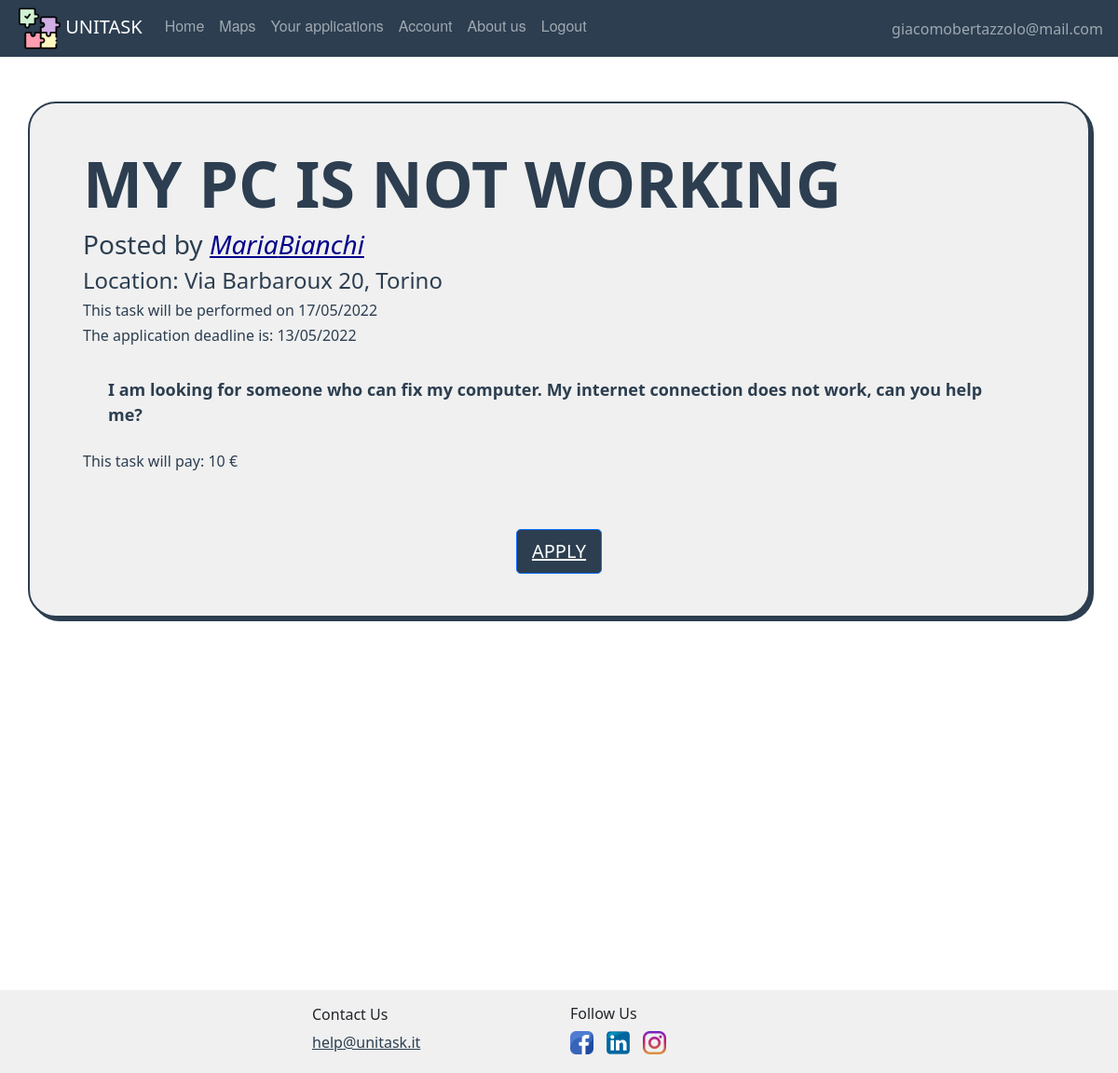
The page /task/2 (signed in) on the database its author committed.
### website/models.py (models this page shows, shortened)
class User(db.Model, UserMixin):
    id = db.Column(db.Integer, primary_key=True)
    email = db.Column(db.String(150), unique=True)
    password = db.Column(db.String(150))
    first_name = db.Column(db.String(150))
    surname = db.Column(db.String(150))
    description = db.Column(db.String(200))
    type = db.Column(db.String(20))
    reviewsposted = db.relationship('Review', foreign_keys='Review.id_reviewer',
                                    backref='author')
    reviewsreceived = db.relationship('Review', foreign_keys='Review.id_reviewed',
                                      backref='received')
    __mapper_args__ = {
        'polymorphic_on': type,
        'polymorphic_identity': 'user',
    }

class Offer(db.Model, UserMixin):
    id = db.Column(db.Integer, primary_key=True)
    title = db.Column(db.String(150))
    description = db.Column(db.String(150))
    address = db.Column(db.String(150))
    placeId = db.Column(db.String(150))
    amount = db.Column(db.Integer)
    lat = db.Column(db.Float)
    lng = db.Column(db.Float)
    date = db.Column(db.DateTime(timezone=True), default=func.now())
    dateexpire = db.Column(db.DateTime(timezone=True))
    isAss = db.Column(db.Boolean, default=False)
    date_task = db.Column(db.DateTime(timezone=True))
    id_adult = db.Column(db.Integer, db.ForeignKey('adult.id'))
    scelta = db.Column(db.Integer, db.ForeignKey('student.id'))
    isPerf = db.Column(db.Boolean, default=False)
    rece = db.relationship('Review', backref='recensione')
    isClosed = db.Column(db.Boolean, default=False)

### website/user/routes.py (the view)
@users.route('/task/<task_id>', methods=['GET', 'POST'])
@login_required
def task(task_id):
    if current_user.type == 'student':
        t = Offer.query.filter(Offer.id == task_id).first()
        btn = True
        if current_user in t.applicants:
            btn = False
        return render_template("Student/task.html", user=current_user, taskscelta=t, btn=btn)
    else:
        t = Offer.query.filter(Offer.id == task_id).first()
        return render_template("adult/chooseStud.html", user=current_user, taskscelta=t)

### website/templates/student/task.html (shortened to what this page needs)
{% extends "base.html" %}
{% block content %}
    <div class="container task-container" style="margin-bottom: 50vh">
        <div class="row task-row">
            <div class="col-12">
                <h1 align="left" class="task-title">{{ taskscelta.title }}</h1>
                <h3>Posted by <span class="task-owner"><a style="color:darkblue"
                                                          href="{{ url_for('users.showreviews', user_id=taskscelta.id_adult, task_id='0') }}">{{ taskscelta.poster.first_name }}{{ taskscelta.poster.surname }}</a></span>
                </h3>
                <h4>Location: {{ taskscelta.address }}, Torino</h4>
                <h6>This task will be performed on {{ taskscelta.date_task.strftime("%d/%m/%Y") }}</h6>
                <h6>The application deadline is: {{ taskscelta.dateexpire.strftime("%d/%m/%Y") }}</h6>
                <div class="task-description">
                    {{ taskscelta.description }}
                </div>
                <h6>This task will pay: {{ taskscelta.amount }} €</h6>
                {% if btn ==True %}
                    <br/>
                    <br/>
                    <div align="center">
                        <button type="button" style="background: #2c3e50" class="btn btn-primary btn-lg"><a
                                style="color: white"
                                href={{ url_for('students.sendapplication', task_id=taskscelta.id) }}>APPLY</a>
                        </button>
                    </div>
                {% endif %}
            </div>
        </div>
    </div>
{% endblock %}

### website/templates/base.html (shortened to what this page needs)
<!DOCTYPE html>
<html lang="">
<head>
    <link href="/static/css/style.css" rel="stylesheet">
    <link href="https://cdn.jsdelivr.net/npm/bootstrap@5.0.2/dist/css/bootstrap.min.css" rel="stylesheet"
>
    <link href="https://netdna.bootstrapcdn.com/font-awesome/3.2.1/css/font-awesome.css" rel="stylesheet">
</head>
<body>
<nav class="navbar fixed-top navbar-expand-lg navbar-dark">
    <ul class="navbar-nav mr-auto">
        <li>
            <a style="padding-left:1em;" class="navbar-brand" href="#">
                <img src="/static/images/pic/puzzle.png" width="45" height="45"/>
                UNITASK
            </a></li>
        {% if user.is_authenticated %}
            {% if user.type=='adult' %}
                <li class="nav-item"><a class="nav-link" id="home" href="/">Home</a></li>
                <li class="nav-item"><a class="nav-link" id="posttask" href="{{ url_for('adults.posttask') }}">Post a
                    Task</a></li>
                <li class="nav-item"><a class="nav-link" id="offer" href="{{ url_for('adults.taskpending') }}">Task
                    Pending</a></li>
                <li class="nav-item"><a class="nav-link" id="account" href="{{ url_for('users.account') }}">Account</a>
                </li>
                <li class="nav-item"><a class="nav-link" id="aboutus" href="{{ url_for('users.about_us') }}">About
                    us</a></li>
                <li class="nav-item"><a class="nav-link" id="logout" href="{{ url_for('auth.logout') }}">Logout</a></li>
            {% elif user.type=='student' %}
                <li class="nav-item"><a class="nav-link" id="offer" href="{{ url_for('students.offer') }}">Home</a></li>
                <li class="nav-item"><a class="nav-link" id="maps" href="{{ url_for('students.maps') }}">Maps</a>
                <li class="nav-item"><a class="nav-link" id="applications"
                                        href="{{ url_for('students.listapplications') }}">Your applications</a></li>
                <li class="nav-item"><a class="nav-link" id="account" href="{{ url_for('users.account') }}">Account</a>
                </li>
                <li class="nav-item"><a class="nav-link" id="aboutus" href="{{ url_for('users.about_us') }}">About
                    us</a></li>
                <li class="nav-item"><a class="nav-link" id="logout" href="{{ url_for('auth.logout') }}">Logout</a></li>
            {% endif %}
            </ul>
            <ul class="navbar-nav ms-auto">
                <li class="nav-item">
                    <span style="padding-right:1em;" class="navbar-text d-flex justify-content-end">
                     {{ user.email }}
                       </span>
                </li>
            </ul>
        {% endif %}
</nav>
{% block content %}
{% endblock %}
</body>
{% block footer %}
    <div class="container-fluid mt-5" style="background-color: #f0f0f0">
        <div class="container-lg">
            <div class="row row-cols-md-4 p-3">
                <div class="col-md pb-1 m-auto navbar-light">
                </div>
                <div class="col-md pb-1 m-auto">
                    <h6>Contact Us</h6>
                    <a style="color: #2c3e50" href="mailto:help@unitask.it">help@unitask.it</a>
                </div>
                <div class="col-md pb-1 m-auto">
                    <h6>Follow Us</h6>
                    <img class="img-fluid" style="max-height: 25px; min-width: 25px"
                         src="/static/images/pic/facebook.png"/>
                    <img class="img-fluid" style="max-height: 25px; min-width: 25px"
                         src="/static/images/pic/linkedin.png"/>
                    <img class="img-fluid" style="max-height: 25px; min-width: 25px"
                         src="/static/images/pic/instagram.png"/>
                </div>
                <div class="col-md pb-1">
                </div>
            </div>
        </div>
    </div>
{% endblock footer %}
</html>

### website/static/css/style.css (style rules this page uses)
body { padding-top:4em; }
.navbar { list-style-type: none; margin: 0; padding: 0; overflow: hidden; background-color: #2c3e50; }
.nav-link { display: block; color: white; text-align: center; padding: 14px 16px; text-decoration: none; font-family: "Helvetica Neue", Helvetica, Arial, sans-serif; }
.task-row { padding: 2.5em; }
.task-container { margin:2.5em; background-color: #f0f0f0; border: 2px solid #2c3e50; border-radius: 30px; box-shadow: #2c3e50 4px 4px 0 0; color: #2c3e50; font-weight: 600; font-size: 18px; padding: 0 18px; text-decoration: none; user-select: none; -webkit-user-select: none; touch-action: manipulation; }
.task-owner { font-style: italic; }
.task-title { font-size:68px; text-transform: uppercase; font-weight: bold; }
.task-description { padding:1.5em; }

### rows shown on the page
User: email "giacomobertazzolo@mail.com"
Offer: title "MY PC IS NOT WORKING", address "Via Barbaroux 20", date_task "17/05/2022", dateexpire "13/05/2022", description "I am looking for someone who can fix my computer. My internet connection does not work, can you help me?", amount "10"
User: poster.first_name "Maria", poster.surname "Bianchi"
